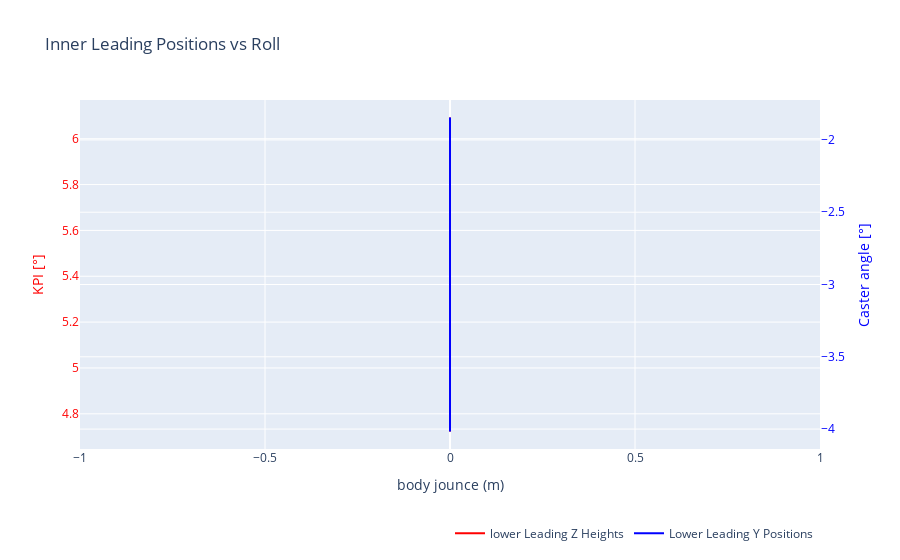

Here is the notebook cell this chart was saved with:
### Code cell
# Plot KPI/Caster vs jounce

# Create the plot
fig = go.Figure()

# Add king pin incl
fig.add_trace(
    go.Scatter(
        x=results["jounce"],
        y=results["kingpin_inclination_deg"],
        mode='lines',
        marker=dict(color='red'),
        name='lower Leading Z Heights',
        yaxis='y'  # Primary y-axis
    )
)

# Add caster angle 
fig.add_trace(
    go.Scatter(
        x=results["jounce"],
        y=results["camber_angle_deg"],
        mode='lines',
        marker=dict(color='blue'),
        name='Lower Leading Y Positions',
        yaxis='y2'  # Secondary y-axis
    )
)

# Update layout to add the secondary y-axis
fig.update_layout(
    title='Inner Leading Positions vs Roll',
    xaxis=dict(title='body jounce (m)'),
    yaxis=dict(
        title='KPI [°]',
        titlefont=dict(color='red'),
        tickfont=dict(color='red')
    ),
    yaxis2=dict(
        title='Caster angle [°]',
        titlefont=dict(color='blue'),
        tickfont=dict(color='blue'),
        anchor='x',
        overlaying='y',
        side='right'
    ),
    legend=dict(x=0.5, y=-0.2, orientation='h')  # Adjust legend position if needed
)

# Show the figure
fig.show()

### Figure 1 — Plotly figure (JSON) as saved in the notebook; plotly's stock layout.template omitted (floating-point values rounded to 4 significant figures)
{"data": [{"marker": {"color": "red"}, "mode": "lines", "name": "lower Leading Z Heights", "type": "scatter", "x": [0, 0, 0, 0, 0, 0, 0, 0, 0, 0, 0, 0, 0, 0, 0, 0, 0, 0, 0, 0, 0, 0, 0, 0, 0, 0, 0, 0, 0, 0, 0, 0, 0, 0, 0, 0, 0, 0, 0, 0, 0, 0, 0, 0, 0, 0, 0, 0, 0, 0, 0, 0, 0, 0, 0, 0, 0, 0, 0, 0, 0, 0, 0, 0, 0, 0, 0, 0, 0, 0, 0, 0, 0, 0, 0, 0, 0, 0, 0, 0, 0, 0, 0, 0, 0, 0, 0, 0, 0, 0, 0, 0, 0, 0, 0, 0, 0, 0, 0, 0], "y": [6.093, 6.078, 6.063, 6.049, 6.034, 6.019, 6.005, 5.99, 5.975, 5.961, 5.946, 5.932, 5.917, 5.903, 5.888, 5.874, 5.859, 5.845, 5.83, 5.816, 5.801, 5.787, 5.773, 5.758, 5.744, 5.73, 5.715, 5.701, 5.687, 5.673, 5.658, 5.644, 5.63, 5.616, 5.602, 5.588, 5.573, 5.559, 5.545, 5.531, 5.517, 5.503, 5.489, 5.475, 5.461, 5.447, 5.433, 5.419, 5.405, 5.392, 5.378, 5.364, 5.35, 5.336, 5.323, 5.309, 5.295, 5.281, 5.268, 5.254, 5.24, 5.227, 5.213, 5.199, 5.186, 5.172, 5.159, 5.145, 5.132, 5.118, 5.105, 5.091, 5.078, 5.064, 5.051, 5.038, 5.024, 5.011, 4.998, 4.984, 4.971, 4.958, 4.944, 4.931, 4.918, 4.905, 4.892, 4.879, 4.865, 4.852, 4.839, 4.826, 4.813, 4.8, 4.787, 4.774, 4.761, 4.748, 4.735, 4.723], "yaxis": "y"}, {"marker": {"color": "blue"}, "mode": "lines", "name": "Lower Leading Y Positions", "type": "scatter", "x": [0, 0, 0, 0, 0, 0, 0, 0, 0, 0, 0, 0, 0, 0, 0, 0, 0, 0, 0, 0, 0, 0, 0, 0, 0, 0, 0, 0, 0, 0, 0, 0, 0, 0, 0, 0, 0, 0, 0, 0, 0, 0, 0, 0, 0, 0, 0, 0, 0, 0, 0, 0, 0, 0, 0, 0, 0, 0, 0, 0, 0, 0, 0, 0, 0, 0, 0, 0, 0, 0, 0, 0, 0, 0, 0, 0, 0, 0, 0, 0, 0, 0, 0, 0, 0, 0, 0, 0, 0, 0, 0, 0, 0, 0, 0, 0, 0, 0, 0, 0], "y": [-4.017, -3.991, -3.965, -3.939, -3.913, -3.887, -3.861, -3.835, -3.809, -3.784, -3.758, -3.733, -3.708, -3.683, -3.657, -3.632, -3.607, -3.582, -3.558, -3.533, -3.508, -3.484, -3.459, -3.435, -3.411, -3.386, -3.362, -3.338, -3.314, -3.29, -3.267, -3.243, -3.219, -3.196, -3.172, -3.149, -3.126, -3.102, -3.079, -3.056, -3.033, -3.011, -2.988, -2.965, -2.943, -2.92, -2.898, -2.876, -2.853, -2.831, -2.809, -2.787, -2.766, -2.744, -2.722, -2.701, -2.679, -2.658, -2.636, -2.615, -2.594, -2.573, -2.552, -2.531, -2.511, -2.49, -2.469, -2.449, -2.429, -2.408, -2.388, -2.368, -2.348, -2.328, -2.308, -2.289, -2.269, -2.25, -2.23, -2.211, -2.192, -2.172, -2.153, -2.134, -2.116, -2.097, -2.078, -2.06, -2.041, -2.023, -2.005, -1.986, -1.968, -1.95, -1.933, -1.915, -1.897, -1.88, -1.862, -1.845], "yaxis": "y2"}], "layout": {"legend": {"orientation": "h", "x": 0.5, "y": -0.2}, "title": {"text": "Inner Leading Positions vs Roll"}, "xaxis": {"title": {"text": "body jounce (m)"}}, "yaxis": {"tickfont": {"color": "red"}, "title": {"font": {"color": "red"}, "text": "KPI [°]"}}, "yaxis2": {"anchor": "x", "overlaying": "y", "side": "right", "tickfont": {"color": "blue"}, "title": {"font": {"color": "blue"}, "text": "Caster angle [°]"}}}}
